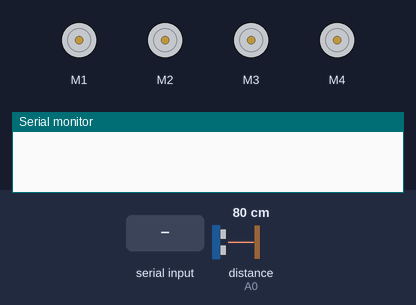
Bench run of a sketch on a simulated Arduino Uno, built with avr-gcc and run on an emulated ATmega328P. On the bench: 4 × DC motor (green arrow = forward, orange = backward, longer = faster), the last lines printed to the serial monitor. Inputs (shaded band) come from the test bench; at power-on: distance to the obstacle (sensor on A0) 80 cm. The echo pulse lasts 58.3 µs per cm.

Above: at 1.2 s.
1.3 s: "A" received over the second serial link
At 2.5 s:
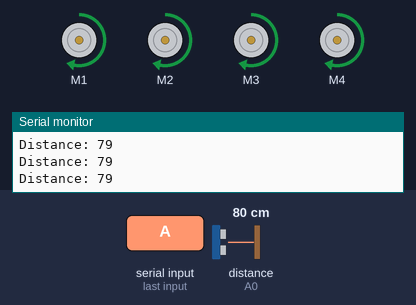
2.8 s: distance to the obstacle (sensor on A0) set to 24 cm
4.3 s: distance to the obstacle (sensor on A0) set to 19 cm
At 5.2 s:
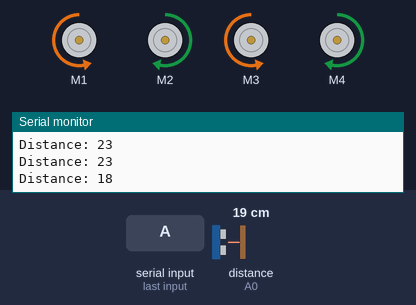
7.3 s: "R" received over the second serial link
8.8 s: "F" received over the second serial link
At 9.3 s:
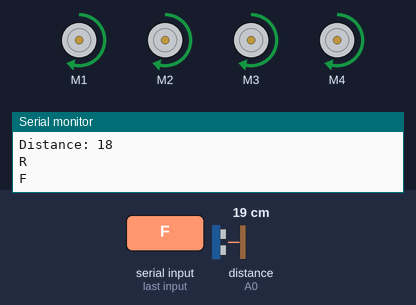
Timing chart, 0 to 11.3 s (numbered marks = the images above; inputs shaded):
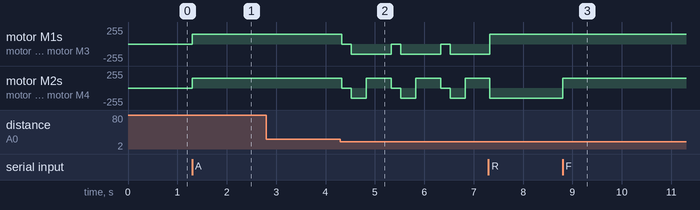

The sketch:

sketch_sep17a.ino
```cpp
#include <AFMotor.h>
#include <SoftwareSerial.h>

SoftwareSerial BT(10, 11); // RX=10, TX=11 for HC-05

#define TRIG A1
#define ECHO A0

char command;
bool autoMode = false;

long duration;
int distance;

// Shield के हिसाब से motors define
AF_DCMotor motor1(1);
AF_DCMotor motor2(2);
AF_DCMotor motor3(3);
AF_DCMotor motor4(4);

void setup() {
  pinMode(TRIG, OUTPUT);
  pinMode(ECHO, INPUT);

  Serial.begin(9600);
  BT.begin(9600);

  motor1.setSpeed(150);
  motor2.setSpeed(150);
  motor3.setSpeed(150);
  motor4.setSpeed(150);
}

void loop() {
  if (BT.available()) {
    command = BT.read();
    Serial.println(command);

    if (command == 'A') {
      autoMode = true;  // Auto mode ON
    } else {
      autoMode = false; // Auto mode OFF if manual command received
      controlCar(command);
    }
  }

  if (autoMode) {
    distance = getDistance();
    Serial.print("Distance: ");
    Serial.println(distance);

    if (distance > 20) {
      forward();
    } else {
      stopCar();
      delay(200);
      backward();
      delay(300);
      left();   // या right(); आप test करके बेहतर चुन सकते हो
      delay(500);
    }
  }
}

int getDistance() {
  digitalWrite(TRIG, LOW);
  delayMicroseconds(2);
  digitalWrite(TRIG, HIGH);
  delayMicroseconds(10);
  digitalWrite(TRIG, LOW);

  duration = pulseIn(ECHO, HIGH);
  return duration * 0.034 / 2; // Distance in cm
}

void controlCar(char cmd) {
  switch (cmd) {
    case 'F': forward(); break;
    case 'B': backward(); break;
    case 'L': left(); break;
    case 'R': right(); break;
    case 'S': stopCar(); break;
  }
}

void forward() {
  motor1.run(FORWARD);
  motor2.run(FORWARD);
  motor3.run(FORWARD);
  motor4.run(FORWARD);
}

void backward() {
  motor1.run(BACKWARD);
  motor2.run(BACKWARD);
  motor3.run(BACKWARD);
  motor4.run(BACKWARD);
}

void left() {
  motor1.run(BACKWARD);
  motor2.run(FORWARD);
  motor3.run(BACKWARD);
  motor4.run(FORWARD);
}

void right() {
  motor1.run(FORWARD);
  motor2.run(BACKWARD);
  motor3.run(FORWARD);
  motor4.run(BACKWARD);
}

void stopCar() {
  motor1.run(RELEASE);
  motor2.run(RELEASE);
  motor3.run(RELEASE);
  motor4.run(RELEASE);
}
```

Measured:
- the behaviour switches between 22 and 21 cm on distance to the obstacle (sensor on A0) (found by bisection; images 1 and 2)
- after the input at 1.3 s, motor M1–4: stopped → forward 150/255 at once
- after the input at 4.3 s, motor M1, motor M3: alternates backward 150/255 for 0.80 s and stopped for 0.20 s, starting at once; motor M2, motor M4: forward 150/255 → stopped at once, then repeats every 1.0 s: backward 150/255 0.30 s, forward 150/255 0.50 s, stopped 0.20 s
- after the input at 8.8 s, motor M2, motor M4: backward 150/255 → forward 150/255 at once
